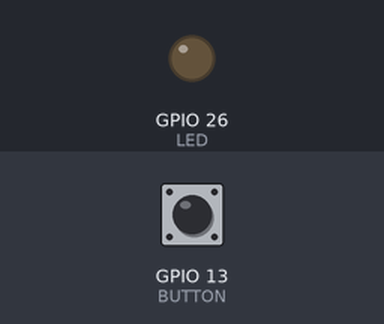
Recording of a sketch running on a simulated ESP32. On the bench: output pins drawn as LEDs (lit = HIGH). The inputs (shaded band) are chosen by the test bench; at power-on: GPIO 13 (BUTTON) HIGH.

Above: at 1.2 s.
1.3 s: GPIO 13 (BUTTON) pulled LOW for 0.15 s
At 1.37 s:
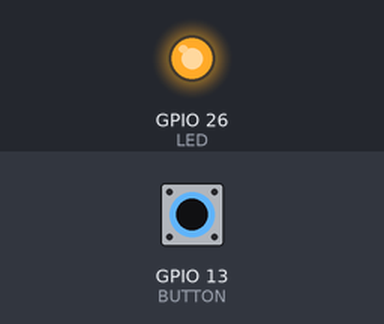
2.9 s: GPIO 13 (BUTTON) pulled LOW for 3.2 s
At 6.5 s:
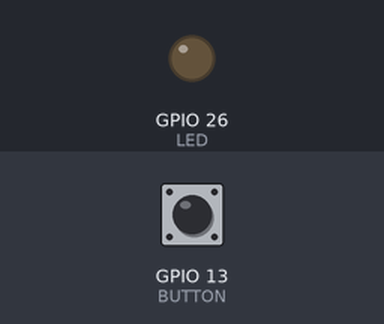
Timing chart, 0 to 8.0 s (numbered marks = the images above; inputs shaded):
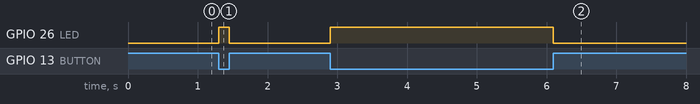

The sketch:

L03_Button.ino
```cpp
// Lesson 3: Press a button to light an LED
// Button on pin 13 (other leg to GND), yellow LED on 26.

const int BUTTON = 13;
const int LED = 26;

void setup() {
  pinMode(BUTTON, INPUT_PULLUP);
  pinMode(LED, OUTPUT);
}

void loop() {
  if (digitalRead(BUTTON) == LOW) {
    digitalWrite(LED, HIGH);   // pressed
  } else {
    digitalWrite(LED, LOW);    // not pressed
  }
}
```

Measured:
- after the input at 1.3 s, GPIO 26 (LED): LOW → HIGH at once, → LOW 0.15 s later
- after the input at 2.9 s, GPIO 26 (LED): LOW → HIGH at once, → LOW 3.2 s later
